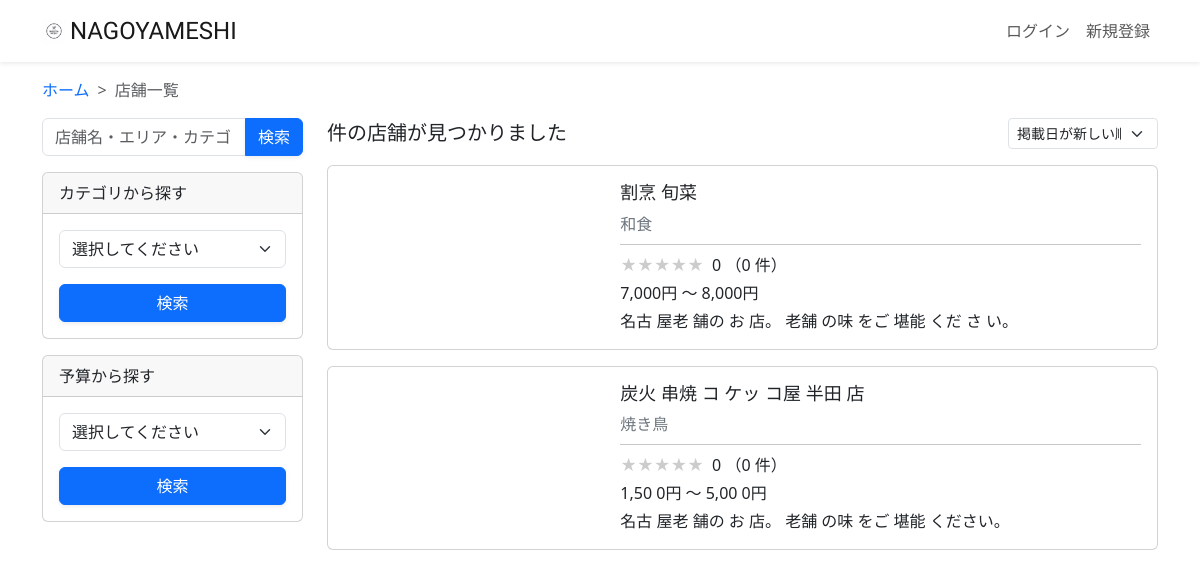
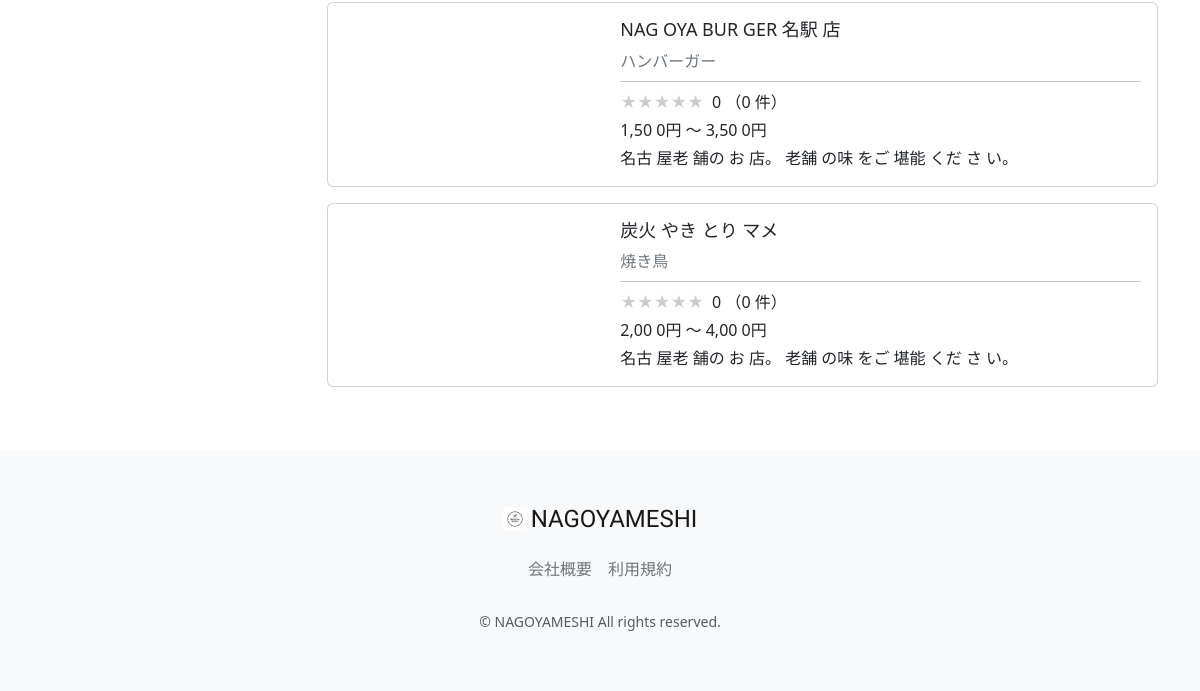
Page /restaurant-list/?keyword=&button_type=keyword on the earlier database version (2 pictures, top to bottom).
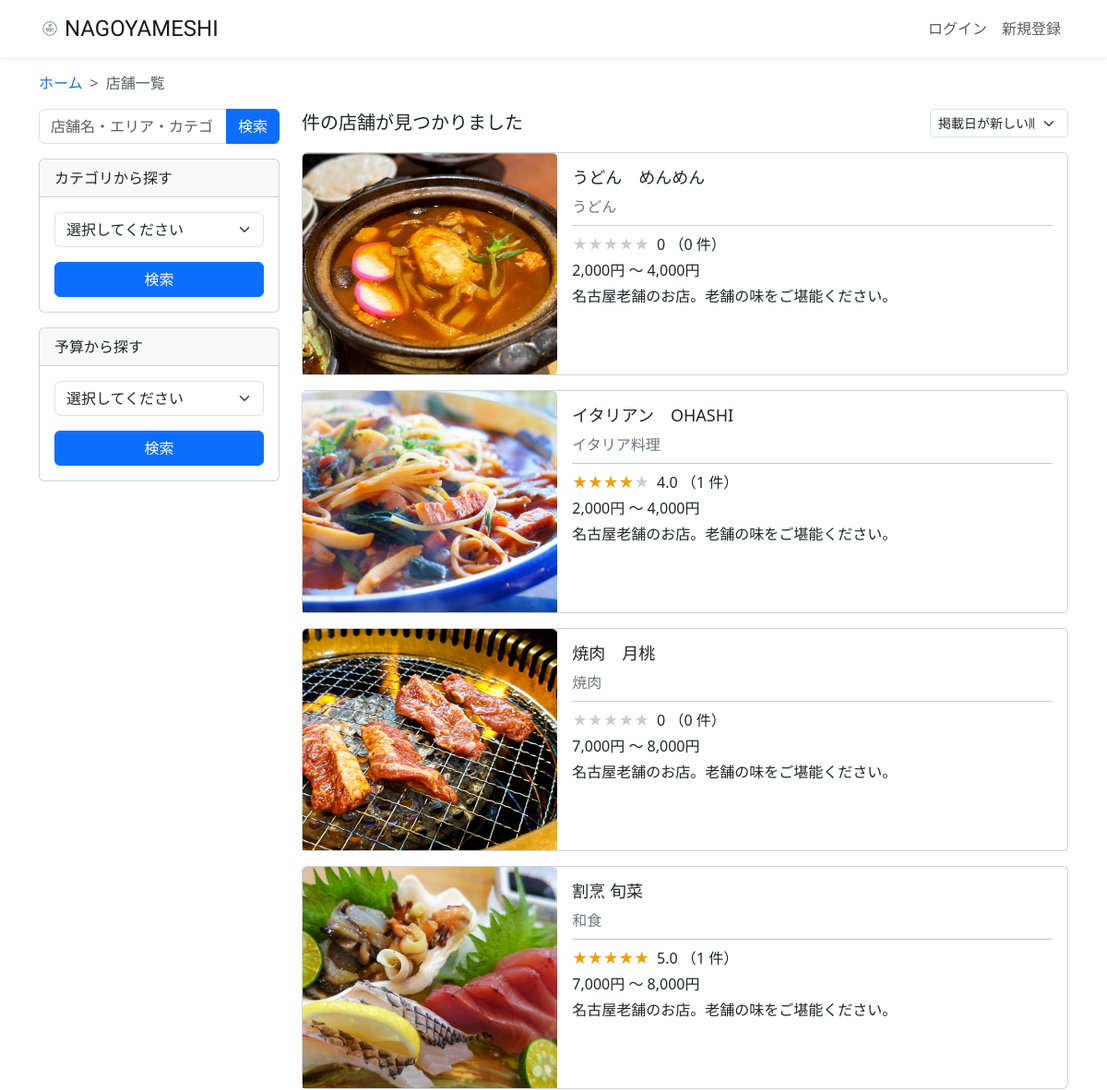
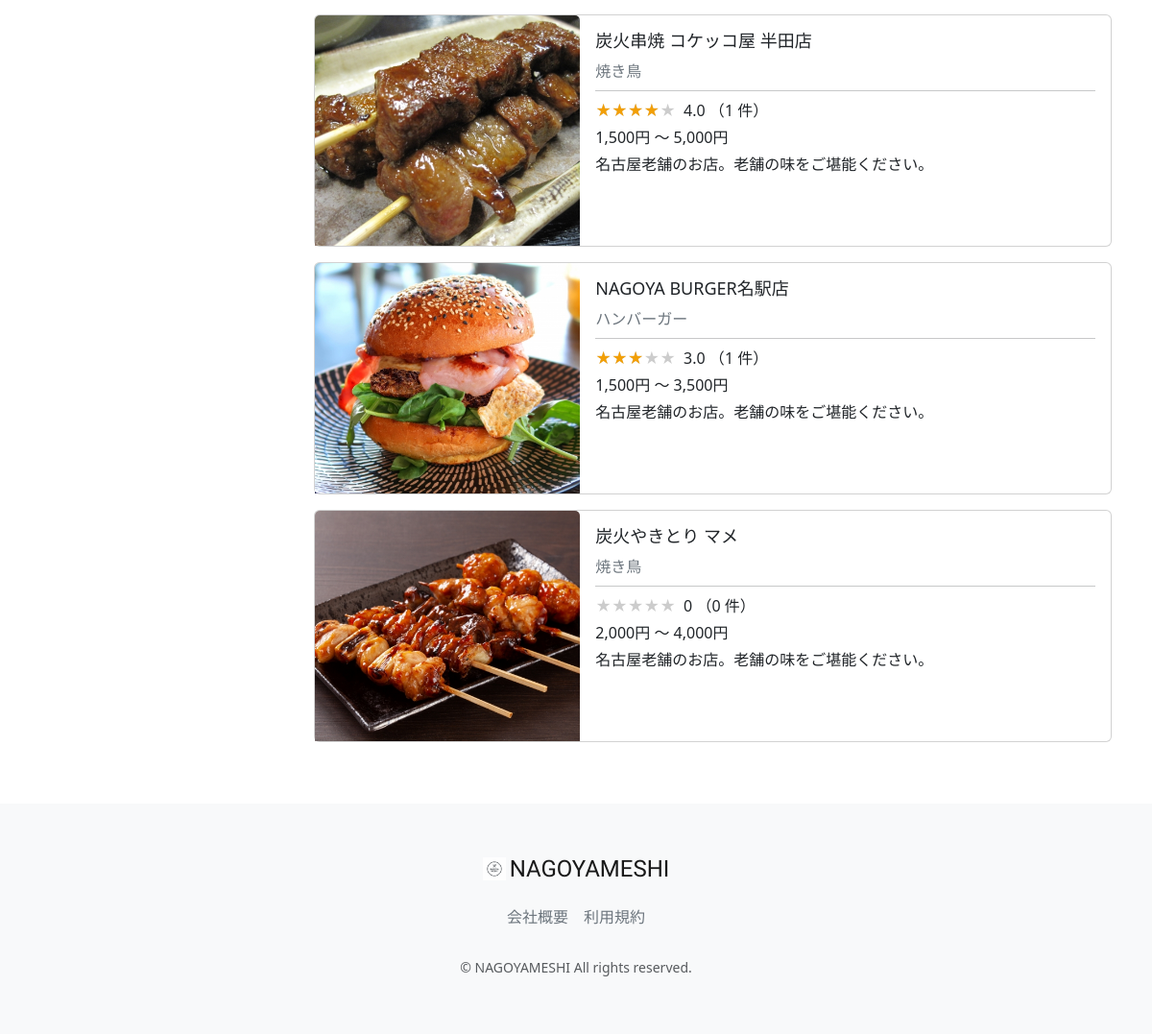
Same page on the later database version (2 pictures, top to bottom).
### restaurant/models.py (models this page shows, shortened)
class Restaurant(models.Model):
    name = models.CharField(verbose_name='店舗名', max_length=64)
    description = models.CharField(verbose_name='説明', max_length=128)
    price = models.CharField(verbose_name='価格帯', max_length=32)
    zip_code = models.CharField(verbose_name='郵便番号', max_length=32)
    address = models.CharField(verbose_name='住所', max_length=128)
    business_time = models.CharField(verbose_name='営業時間', max_length=64)
    close_day_of_week = models.CharField(verbose_name='定休日', max_length=32)
    seats_number = models.CharField(verbose_name='座席数', max_length=32)
    category = models.ForeignKey(Category, verbose_name='カテゴリー', on_delete=models.PROTECT)
    rate = models.FloatField(verbose_name='レート', default=0.0)
    review_num = models.IntegerField(verbose_name='レビュー数', default=0)
    reservation_num = models.IntegerField(verbose_name='予約数', default=0)
    photo = models.ImageField(verbose_name='写真', blank=True, null=True)
    created_at = models.DateTimeField(verbose_name='作成日時', auto_now_add=True)
    updated_at = models.DateTimeField(verbose_name='更新日時', auto_now=True)
    class Meta:
        verbose_name_plural = 'Restaurant'

class Category(models.Model):
    name = models.CharField(verbose_name='カテゴリー名', max_length=64)
    photo = models.ImageField(verbose_name='写真', blank=True, null=True)
    class Meta:
        verbose_name_plural = 'Category'
    def __str__(self):
        return self.name

### restaurant/views.py (the view, shortened to what this page needs)
# urls.py: path("restaurant-list/", views.RestaurantListView.as_view(), name="restaurant_list"),
class RestaurantListView(generic.ListView):
    template_name = "restaurant_list.html"
    model = models.Restaurant
    def get_context_data(self, **kwargs):
        context = super(RestaurantListView, self).get_context_data(**kwargs)
        keyword = self.request.GET.get('keyword')
        category = self.request.GET.get('category')
        price = self.request.GET.get('price')
        select_sort = self.request.GET.get('select_sort')
        button_type = self.request.GET.get('button_type')
        keyword = keyword if keyword is not None else ''
        category = category if category is not None else ''
        price = price if price is not None else '0'
        select_sort = select_sort if select_sort is not None else '-created_at'
        self.request.session['select_sort'] = select_sort
        if button_type == 'keyword':
            self.request.session['keyword_session'] = keyword
            self.request.session['category_session'] = ''
            self.request.session['price_session'] = '0'
        if button_type == 'category':
            self.request.session['category_session'] = category
            self.request.session['keyword_session'] =''
            self.request.session['price_session'] = '0'
        if button_type == 'price':
            self.request.session['price_session'] = price
            self.request.session['keyword_session'] =''
            self.request.session['category_session'] =''
        if button_type == 'select_sort':
            self.request.session['select_sort'] = select_sort
        keyword_session = self.request.session.get('keyword_session')
        category_session = self.request.session.get('category_session')
        price_session = self.request.session.get('price_session')
        select_sort_session = self.request.session.get('select_sort')
        restaurant_list = models.Restaurant.objects.filter(
            Q(name__icontains=keyword_session) | Q(address__icontains=keyword_session) | Q(category__name__icontains=keyword_session))
        restaurant_list = restaurant_list.filter(category__name__icontains=category_session)
        restaurant_list = restaurant_list.order_by(select_sort_session)
        category_list = models.Category.objects.all()
        average_rate_list = []
        average_rate_star_list = []
        rate_num_list = []
        for restaurant in restaurant_list:
            average_rate = models.Review.objects.filter(restaurant=restaurant).aggregate(Avg('rate'))
            average_rate = average_rate['rate__avg'] if average_rate['rate__avg'] is not None else 0
            average_rate_list.append(round(average_rate, 2))
            if average_rate % 1 == 0:
                average_rate = int(average_rate)
            else:
                average_rate = round(average_rate * 2) / 2
            average_rate_star_list.append(average_rate)
            rate_num = models.Review.objects.filter(restaurant=restaurant).count()
            rate_num_list.append(rate_num)
        context.update({
            'category_list': category_list,
            'keyword_session': keyword_session,
            'category_session': category_session,
            'price_session': price_session,
            'select_sort_session': select_sort_session,
            'restaurant_list': zip(restaurant_list, average_rate_list,average_rate_star_list, rate_num_list),
         })
        return context

### restaurant/templates/restaurant/restaurant_list.html (shortened to what the changed rows need)
{% extends "layout/base.html" %}
{% load static %}
{% block content %}
<main>
  <div class="container nagoyameshi-container pb-5">
    <div class="row justify-content-center">
              <div class="col">
                {% for restaurant,rate,rate_star,rate_num in restaurant_list %}
                <div class="mb-3">
                  <a href="{% url 'restaurant_detail' restaurant.id %}" class="link-dark card-link">
                    <div class="card h-100">
                      <div class="row g-0">
                       <div class="col-md-4">
                        {% if restaurant.photo %}
                           <img src="{{ restaurant.photo.url }}" class="card-img-top horizontal-card-image">
                        {% endif %}
                </div>
                <div class="col-md-8">
                  <div class="card-body">
                  <h3 class="card-title">{{ restaurant.name }}</h3>
                  <div class="col d-flex text-secondary">
                    <div>
                      {{ restaurant.category }}
                    </div>
                  </div>
                  <hr class="my-2">
                  <p class="mb-1">
                    <span class="star-rating me-1" data-rate="{{ rate_star }}"></span>
                    {{ rate }} （{{ rate_num }} 件）
                  </p>
                  <div class="mb-1">
                   <span>{{ restaurant.price }}</span>
                  </div>
                  <p class="card-text">{{ restaurant.description }}</p>
                </div>
              </div>
            </div>
           </div>
          </a>
        </div>
          {% endfor %}
      </div>
    </div>
  </div>
</main>
{% endblock %}

Differences in the rows shown:
added Restaurant: photo (picture), name "うどん めんめん", category "うどん", rate "0", rate_num "0", price "2,000円 ～ 4,000円", description "名古屋老舗のお店。老舗の味をご堪能ください。"
added Restaurant: photo (picture), name "イタリアン OHASHI", category "イタリア料理", rate "4.0", rate_num "1", price "2,000円 ～ 4,000円", description "名古屋老舗のお店。老舗の味をご堪能ください。"
added Restaurant: photo (picture), name "焼肉 月桃", category "焼肉", rate "0", rate_num "0", price "7,000円 ～ 8,000円", description "名古屋老舗のお店。老舗の味をご堪能ください。"
changed Restaurant "割烹 旬菜": photo: picture added; rate "0" → "5.0"; category "0" → "1"; description "名古 屋老 舗の お 店。 老舗 の味 をご 堪能 くだ さ い。" → "名古屋老舗のお店。老舗の味をご堪能ください。"
changed Restaurant: photo: picture added; name "炭火 串焼 コ ケッ コ屋 半田 店" → "炭火串焼 コケッコ屋 半田店"; rate "0" → "4.0"; rate_num "0" → "1"; price "1,50 0円 ～ 5,00 0円" → "1,500円 ～ 5,000円"; description "名古 屋老 舗の お 店。 老舗 の味 をご 堪能 ください。" → "名古屋老舗のお店。老舗の味をご堪能ください。"
changed Restaurant "ハンバーガー": photo: picture added; name "NAG OYA BUR GER 名駅 店" → "NAGOYA BURGER名駅店"; rate "0" → "3.0"; rate_num "0" → "1"; price "1,50 0円 ～ 3,50 0円" → "1,500円 ～ 3,500円"; description "名古 屋老 舗の お 店。 老舗 の味 をご 堪能 くだ さ い。" → "名古屋老舗のお店。老舗の味をご堪能ください。"
changed Restaurant: photo: picture added; name "炭火 やき とり マメ" → "炭火やきとり マメ"; price "2,00 0円 ～ 4,00 0円" → "2,000円 ～ 4,000円"; description "名古 屋老 舗の お 店。 老舗 の味 をご 堪能 くだ さ い。" → "名古屋老舗のお店。老舗の味をご堪能ください。"
